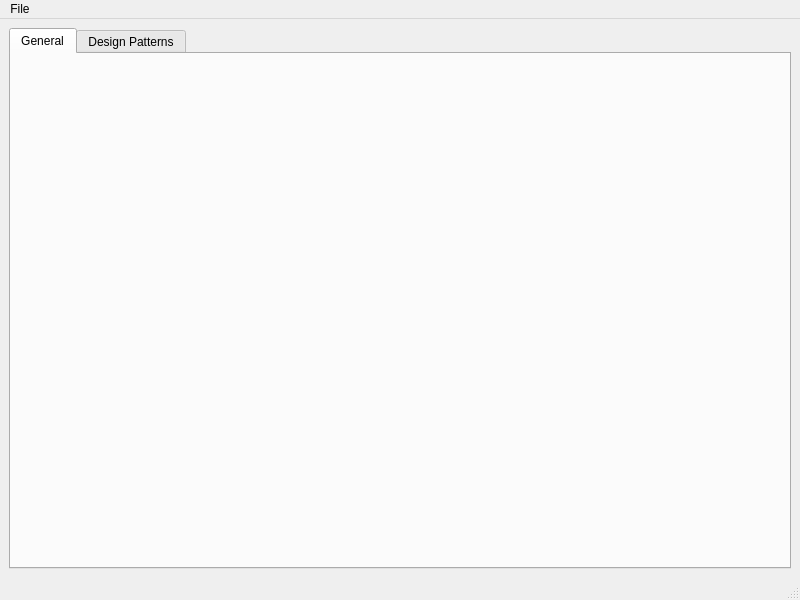
<?xml version="1.0" encoding="UTF-8"?>
<ui version="4.0">
 <class>MainWindow</class>
 <widget class="QMainWindow" name="MainWindow">
  <property name="geometry">
   <rect>
    <x>0</x>
    <y>0</y>
    <width>800</width>
    <height>600</height>
   </rect>
  </property>
  <property name="windowTitle">
   <string>MainWindow</string>
  </property>
  <widget class="QWidget" name="centralwidget">
   <layout class="QVBoxLayout" name="verticalLayout">
    <item>
     <widget class="QTabWidget" name="tabWidget">
      <property name="sizePolicy">
       <sizepolicy hsizetype="Expanding" vsizetype="Expanding">
        <horstretch>0</horstretch>
        <verstretch>0</verstretch>
       </sizepolicy>
      </property>
      <property name="currentIndex">
       <number>0</number>
      </property>
      <widget class="QWidget" name="tabGeneral">
       <attribute name="title">
        <string>General</string>
       </attribute>
      </widget>
      <widget class="QWidget" name="tabDesignPatterns">
       <attribute name="title">
        <string>Design Patterns</string>
       </attribute>
      </widget>
     </widget>
    </item>
   </layout>
  </widget>
  <widget class="QMenuBar" name="menubar">
   <property name="geometry">
    <rect>
     <x>0</x>
     <y>0</y>
     <width>800</width>
     <height>22</height>
    </rect>
   </property>
   <widget class="QMenu" name="menuFile">
    <property name="title">
     <string>File</string>
    </property>
    <addaction name="actionOpen"/>
    <addaction name="actionSave"/>
   </widget>
   <addaction name="menuFile"/>
  </widget>
  <widget class="QStatusBar" name="statusbar"/>
  <action name="actionOpen">
   <property name="text">
    <string>Open</string>
   </property>
  </action>
  <action name="actionSave">
   <property name="text">
    <string>Save</string>
   </property>
  </action>
 </widget>
 <resources/>
 <connections/>
</ui>
